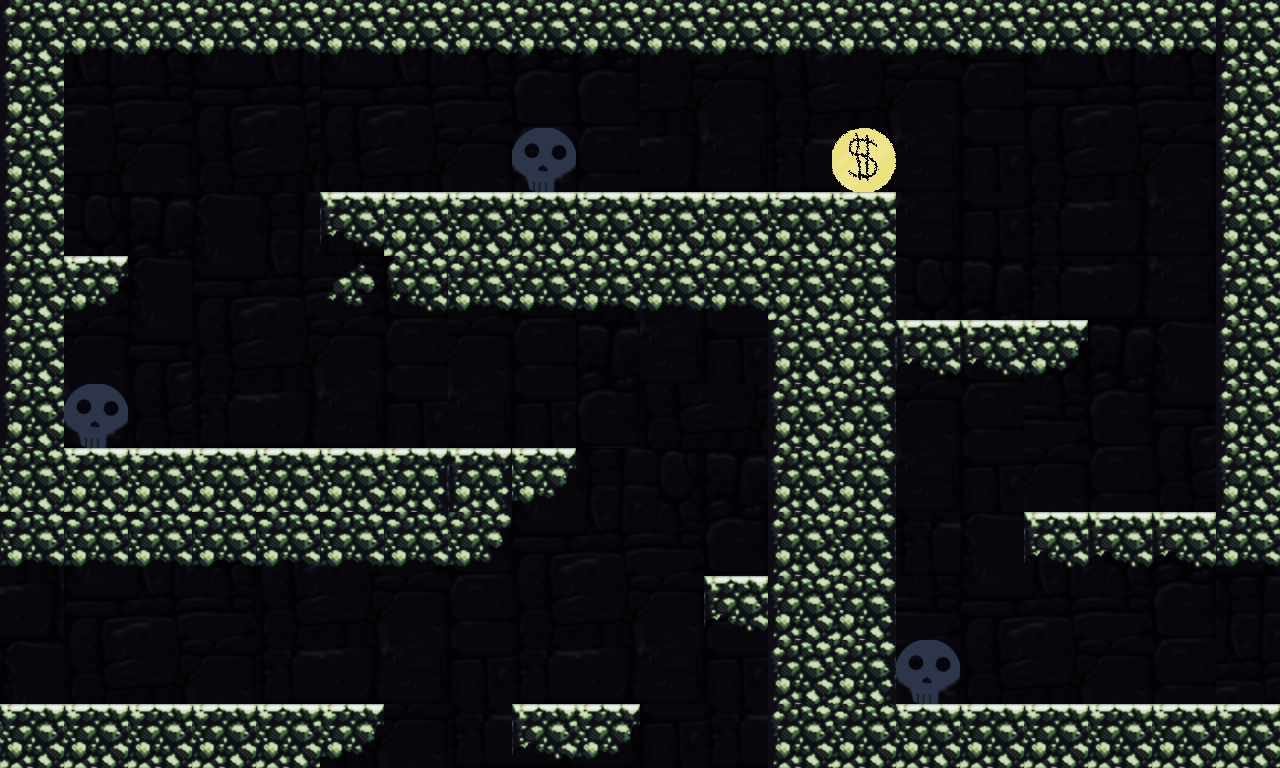

The image is a tile-based game level rendered from a .tmx file. Its description and source (layers, tilesets, objects; grid data summarised) follow:
An orthogonal 20x12 tile map with 64x64 px tiles, 2 tile layers (level, GameElements), 2 tilesets, 1 image layer and 16 objects.

<map version="1.0" orientation="orthogonal" renderorder="right-down" width="20" height="12" tilewidth="64" tileheight="64" nextobjectid="32">
 <tileset firstgid="1" name="stone_tileset3" tilewidth="64" tileheight="64" tilecount="19" columns="19">
  <image source="../assets/tiles/stone_tileset3.png" trans="ff00ff" width="1216" height="64" />
 </tileset>
 <tileset firstgid="20" name="GameElement_tileset" tilewidth="64" tileheight="64" tilecount="3" columns="3">
  <image source="../assets/tiles/GameElement_tileset.png" trans="ff00ff" width="192" height="64" />
 </tileset>
 <imagelayer name="bg">
  <image source="../assets/tiles/dungeon_bg.png" />
 </imagelayer>
 <layer name="level" width="20" height="12">
  <data>[240 cells, 105 non-empty, 14 distinct tile ids]</data>
 </layer>
 <objectgroup name="objects">
  <object id="16" x="0" y="449.333" width="573.333" height="52" />
  <object id="17" x="0" y="505.333" width="505.333" height="61.3333" />
  <object id="18" x="0" y="-1.33333" width="1282.67" height="49.3333" />
  <object id="19" x="318.667" y="190.667" width="574.667" height="58.6667" />
  <object id="20" x="832" y="252" width="64" height="453.333" />
  <object id="21" x="768" y="706.667" width="510.667" height="58.6667" />
  <object id="22" x="329.333" y="250.667" width="502.667" height="60" />
  <object id="23" x="770.667" y="313.333" width="62.6667" height="392" />
  <object id="24" x="706.667" y="578.667" width="61.3333" height="48" />
  <object id="25" x="516" y="706.667" width="118.667" height="50.6667" />
  <object id="26" x="2.66667" y="709.333" width="377.333" height="53.3333" />
  <object id="27" x="0" y="48" width="61.3333" height="400" />
  <object id="28" x="60" y="254.667" width="64" height="53.3333" />
  <object id="29" x="893.333" y="317.333" width="193.333" height="60" />
  <object id="30" x="1026.67" y="514.667" width="256" height="48" />
  <object id="31" x="1221.33" y="48" width="62.6667" height="462.667" />
 </objectgroup>
 <layer name="GameElements" width="20" height="12">
  <data>[240 cells, 4 non-empty, 2 distinct tile ids]</data>
 </layer>
</map>
